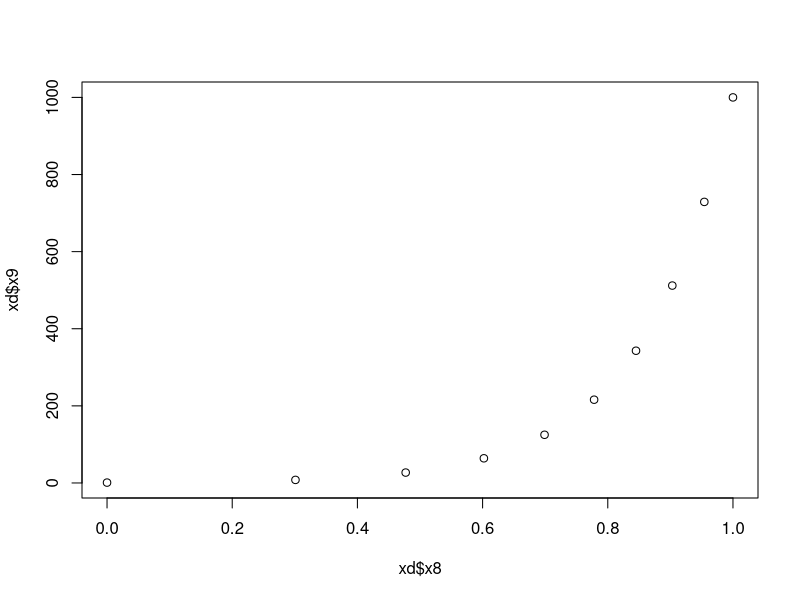
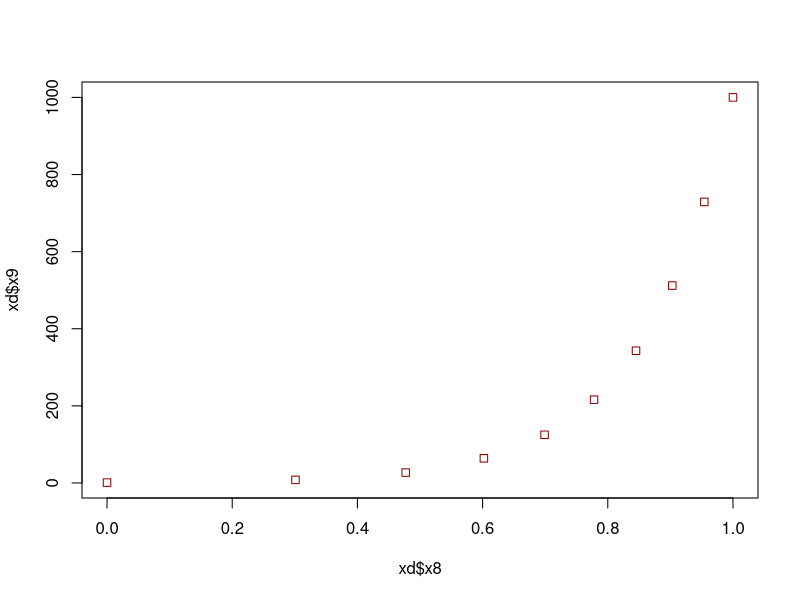
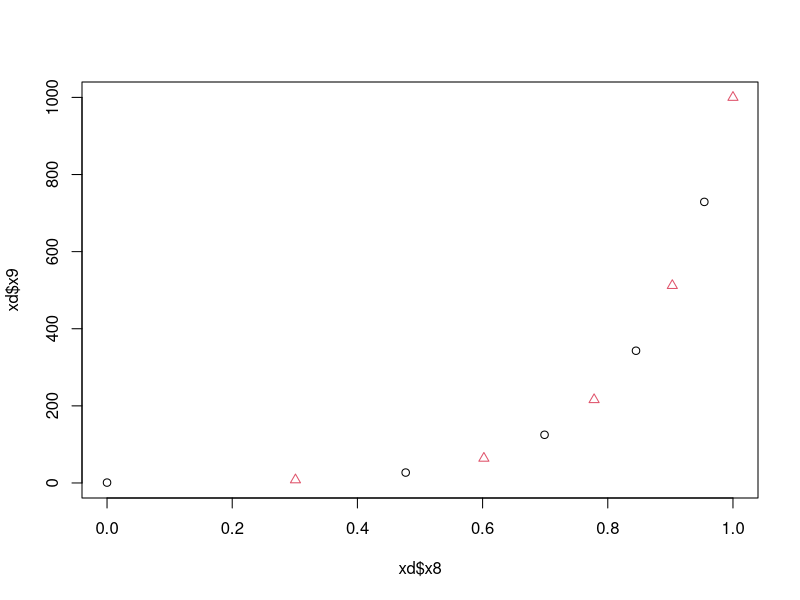
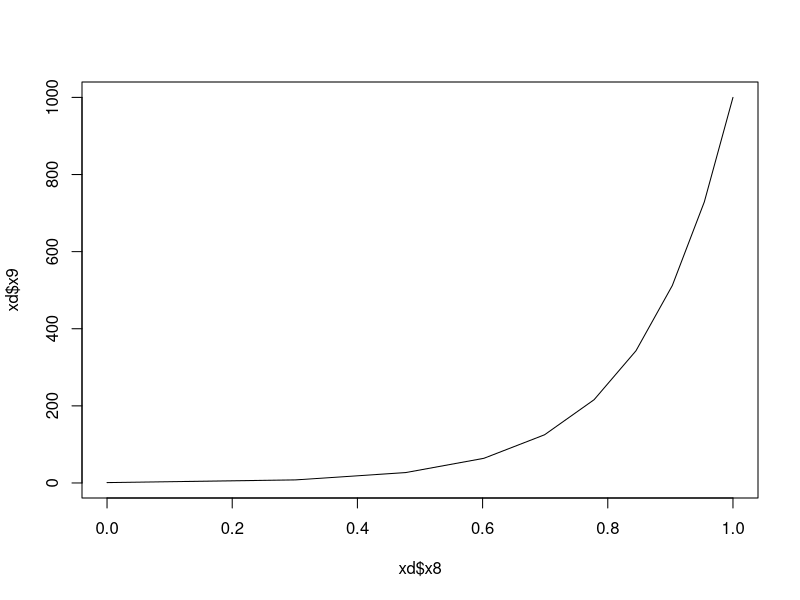
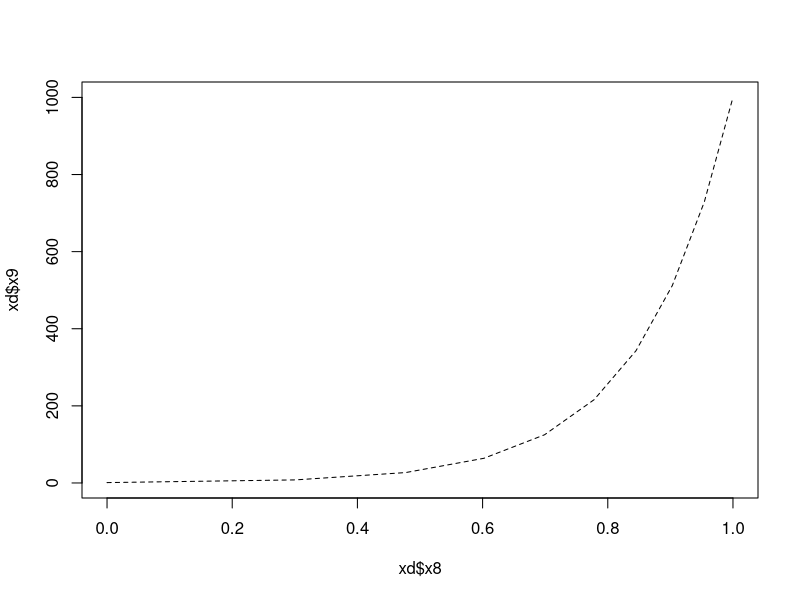
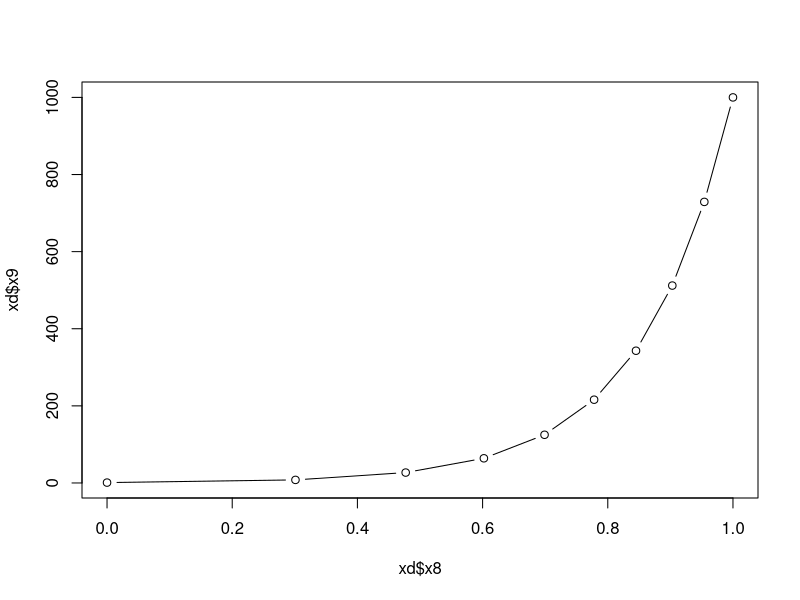
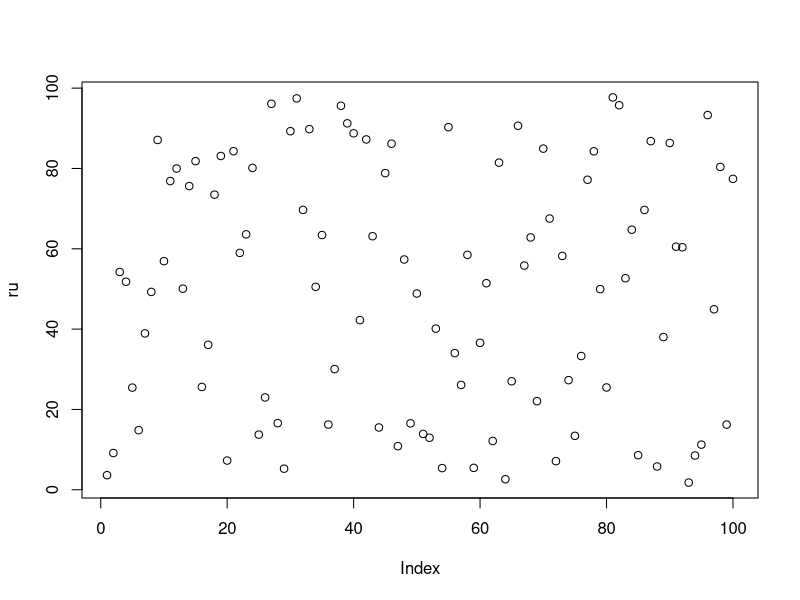
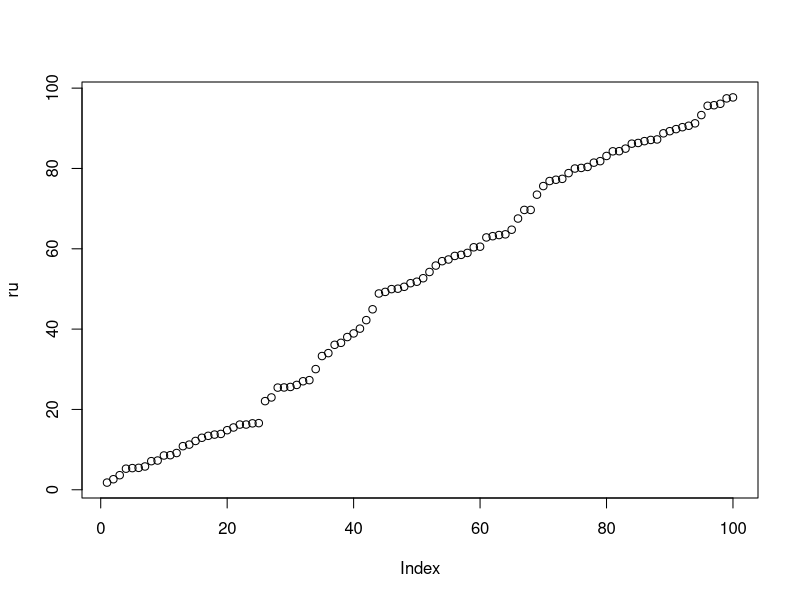

These charts were generated, in order, by the following R code:
## ---- chunk 1
knitr::opts_chunk$set(echo = T, message = F, warning = F)
## ---- chunk 2
# 5 + 3 = 8
5 + 3 
# 24 / (1 + 2) = 8
24 / (1 + 2) 
# 2 * 2 * 2 = 8
2^3 
# 8 * 8 = 64
sqrt(64) 
# -log10(0.05 / 5000000) = 8
-log10(0.05 / 5000000) 
## ---- chunk 3
1:10
as.character(1:10)
rep(1:2, times = 5)
rep(1:5, times = 2)
rep(1:5, each = 2)
rep(1:5, length.out = 7)
help(rep)
seq(5, 50, by = 5)
seq(5, 50, length.out = 5)
min(1:10)
max(1:10)
range(1:10)
mean(1:10)
sd(1:10)
## ---- chunk 4
customFunction <- function(x) {
  mean(x) + sd(x)
}
customFunction(x = 1:10)
## ---- chunk 5
xc <- 1:10
xc
xc <- c(1,2,3,4,5,6,7,8,9,10)
xc
## ---- chunk 6
xm <- matrix(1:100, nrow = 10, ncol = 10, byrow = T)
xm
xm <- matrix(1:100, nrow = 10, ncol = 10, byrow = F)
xm
## ---- chunk 7
xd <- data.frame(
  x1 = c("aa","bb","cc","dd","ee",
         "ff","gg","hh","ii","jj"),
  x2 = 1:10,
  x3 = c(1,1,1,1,1,2,2,2,3,3),
  x4 = rep(c(1,2), times = 5),
  x5 = rep(1:5, times = 2),
  x6 = rep(1:5, each = 2),
  x7 = seq(5, 50, by = 5),
  x8 = log10(1:10),
  x9 = (1:10)^3
)
xd
## ---- chunk 8
xl <- list(xc, xm, xd)
xl[[1]]
xl[[2]]
xl[[3]]
xl[[3]]$x1
## ---- chunk 9
xd[,"x3"]
xd$x3
xd$x3 <- as.character(xd$x3)
xd$x3
xd$x3 <- as.numeric(xd$x3)
xd$x3
xd$x3 <- as.factor(xd$x3)
xd$x3
xd$x3 <- factor(xd$x3, levels = c("3","2","1"))
xd$x3
## ---- chunk 10
str(xc) # c()
str(xm) # matrix()
str(xd) # data.frame()
str(xl) # list()
## ---- chunk 11
library(scales)
xx <- data.frame(Values = 1:10)
xx$Rescaled <- rescale(x = xx$Values, to = c(1,30))
xx
## ---- chunk 12
# A basic scatter plot
plot(x = xd$x8, y = xd$x9)
# Adjust color and shape of the points
plot(x = xd$x8, y = xd$x9, col = "darkred", pch = 0)
plot(x = xd$x8, y = xd$x9, col = xd$x4, pch = xd$x4)
# Adjust plot type 
plot(x = xd$x8, y = xd$x9, type = "line")
# Adjust linetype
plot(x = xd$x8, y = xd$x9, type = "line", lty = 2)
# Plot lines and points
plot(x = xd$x8, y = xd$x9, type = "both")
## ---- chunk 13
# 100 random uniformly distributed numbers ranging from 0 - 100
ru <- runif(100, min = 0, max = 100)
ru
plot(x = ru)
order(ru)
ru<- ru[order(ru)]
ru
plot(x = ru)
# 100 normally distributed numbers with a mean of 50 and sd of 10
nd <- rnorm(100, mean = 50, sd = 10)
nd
nd <- nd[order(nd)]
nd
plot(x = nd)
hist(x = nd)
hist(nd, breaks = 20, col = "darkgreen")
plot(x = density(nd))
boxplot(x = nd)
boxplot(x = nd, horizontal = T)
## ---- chunk 14
library(ggplot2)
mp <- ggplot(xd, aes(x = x8, y = x9))
mp + geom_point()
mp + geom_point(aes(color = x3, shape = x3), size = 4)
mp + geom_line(size = 2)
mp + geom_line(aes(color = x3), size = 2)
mp + geom_smooth(method = "loess")
mp + geom_smooth(method = "lm")
xx <- data.frame(data = c(rnorm(50, mean = 40, sd = 10),
                          rnorm(50, mean = 60, sd = 5)),
                 group = factor(rep(1:2, each = 50)),
                 label = c("Label1", rep(NA, 49), "Label2", rep(NA, 49)))
mp <- ggplot(xx, aes(x = data, fill = group))
mp + geom_histogram(color = "black")
mp + geom_histogram(color = "black", position = "dodge")
mp + geom_density(alpha = 0.5)
mp <- ggplot(xx, aes(x = group, y = data, fill = group))
mp + geom_boxplot(color = "black")
mp + geom_boxplot() + geom_point()
mp + geom_violin() 
mp <- mp + 
  geom_violin(alpha = 0.5) + 
  geom_boxplot(width = 0.1, fill = "white")
library(ggbeeswarm)
mp + geom_quasirandom()
mp + geom_quasirandom(aes(shape = group))
mp <- mp + geom_beeswarm(alpha = 0.5)
mp
library(ggrepel)
mp + geom_text_repel(aes(label = label), nudge_x = 0.4)
## ---- chunk 15
xx <- data.frame(x = rep(1:6, times = 5, length.out = 26),
                 y = rep(5:1, each = 6, length.out = 26),
                 pch = 0:25)
mp <- ggplot(xx, aes(x = x, y = y, shape = as.factor(pch))) +
  geom_point(color = "darkred", fill = "darkblue", size = 5) +
  geom_text(aes(label = pch), nudge_x = -0.25) +
  scale_shape_manual(values = xx$pch) +
  scale_x_continuous(breaks = 6:1) +
  scale_y_continuous(breaks = 6:1) +
  theme_void() +
  theme(legend.position = "none",
        plot.title = element_text(hjust = 0.5),
        plot.subtitle = element_text(hjust = 0.5),
        axis.text = element_blank(),
        axis.ticks = element_blank()) +
  labs(title = "Plot symbols in R (pch)",
       subtitle = "color = \"darkred\", fill = \"darkblue\"",
       x = NULL, y = NULL)
ggsave("pch.png", mp, width = 4.5, height = 3)
